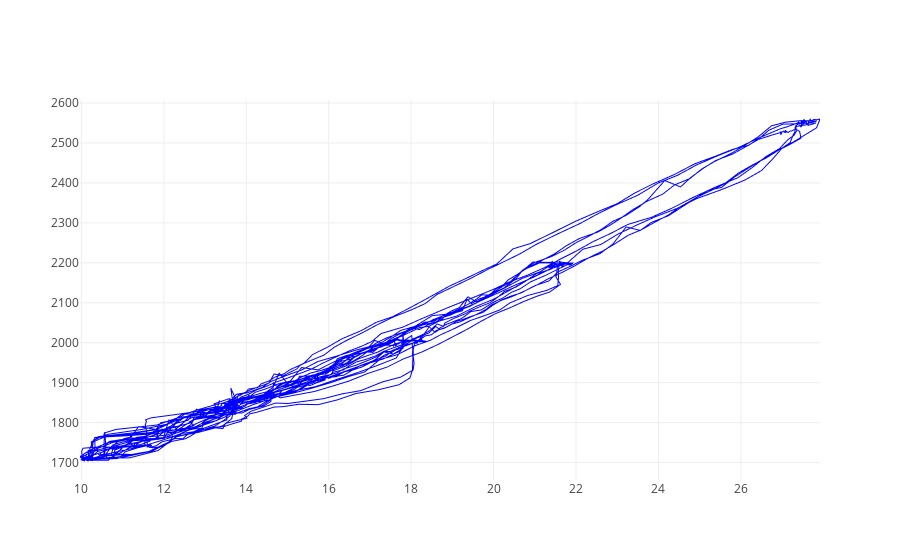

Notebook source saved alongside this figure:
### Code cell
#assign data
trace0 = go.Scattergl(
        x = ynew[0:],
        y = SensorData[3:],
        name ="xy",
        mode = 'lines',
        line=dict(
            width=1, color='blue'
        )
)
data = [trace0]

iplot(data, filename='scatter')

### Figure 1 — Plotly figure (JSON) as saved in the notebook; plotly's stock layout.template omitted (floating-point values rounded to 4 significant figures; data arrays with more than 128 entries replaced by an {"elided": "..."} marker saying what was removed)
{"data": [{"line": {"color": "blue", "width": 1}, "mode": "lines", "name": "xy", "type": "scattergl", "x": {"elided": "1903 float values"}, "y": {"elided": "1901 str values"}}], "layout": {}}
